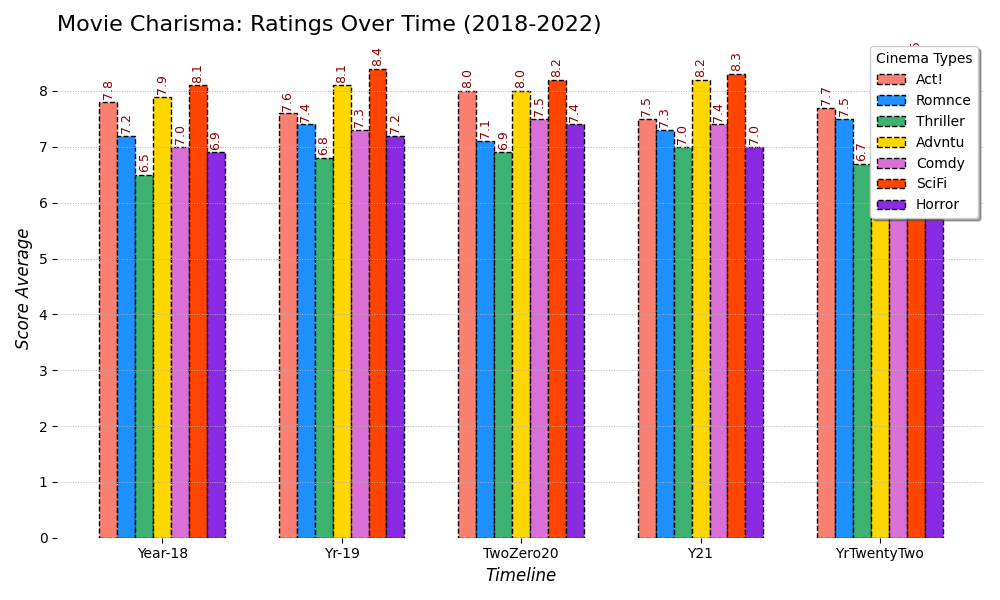

Write the Python code that produced this figure.
import matplotlib.pyplot as plt
import numpy as np

years = ["Year-18", "Yr-19", "TwoZero20", "Y21", "YrTwentyTwo"]
genres = ["Act!", "Romnce", "Thriller", "Advntu", "Comdy", "SciFi", "Horror"]

ratings_data = np.array([
    [7.8, 7.6, 8.0, 7.5, 7.7],
    [7.2, 7.4, 7.1, 7.3, 7.5],
    [6.5, 6.8, 6.9, 7.0, 6.7],
    [7.9, 8.1, 8.0, 8.2, 8.3],
    [7.0, 7.3, 7.5, 7.4, 7.1],
    [8.1, 8.4, 8.2, 8.3, 8.5],  # SciFi made-up data
    [6.9, 7.2, 7.4, 7.0, 7.3]   # Horror made-up data
])

fig, ax = plt.subplots(figsize=(10, 6))
bar_width = 0.1
x_pos = np.arange(len(years))

colors = ['#FA8072', '#1E90FF', '#3CB371', '#FFD700', '#DA70D6', '#FF4500', '#8A2BE2']

for i, genre in enumerate(genres):
    ax.bar(x_pos + i * bar_width, ratings_data[i], width=bar_width,
           color=colors[i], label=genre, linestyle='--', edgecolor='black')

plt.title('Movie Charisma: Ratings Over Time (2018-2022)', fontsize=16, loc='left')
plt.xlabel('Timeline', fontsize=12, style='italic')
plt.ylabel('Score Average', fontsize=12, style='italic')
plt.xticks(x_pos + bar_width * (len(genres) / 2 - 0.5), years)
plt.legend(title="Cinema Types", fontsize=10, loc='upper right', shadow=True)

ax.yaxis.grid(True, linestyle=':', linewidth=0.7)

for i, genre in enumerate(genres):
    for j in range(len(years)):
        ax.text(x_pos[j] + i * bar_width, ratings_data[i][j] + 0.05, f'{ratings_data[i][j]:.1f}', 
                ha='center', va='bottom', fontsize=9, color='darkred', rotation=90)

fig.tight_layout()
ax.set_frame_on(False)
plt.show()
